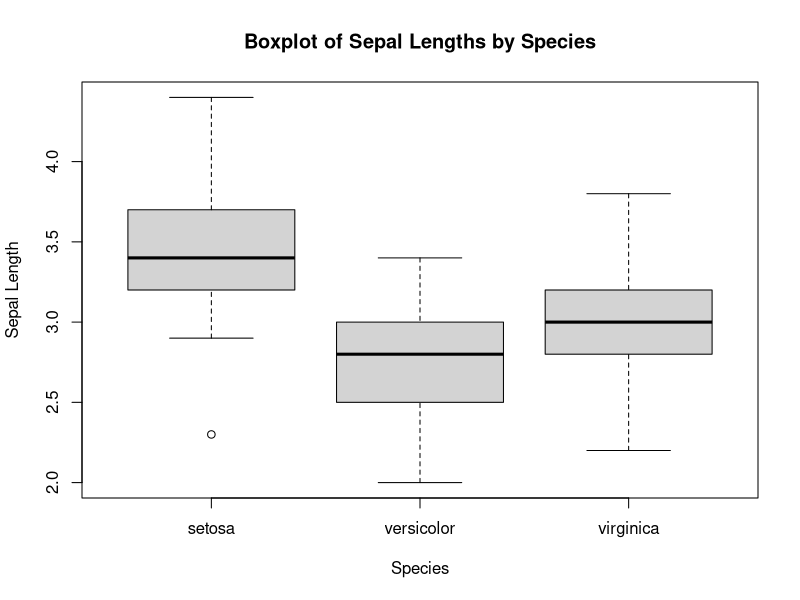
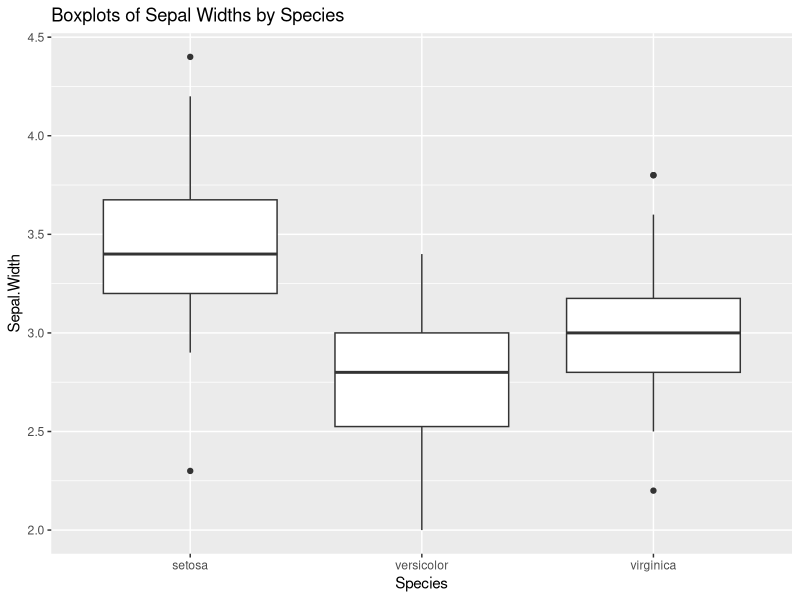
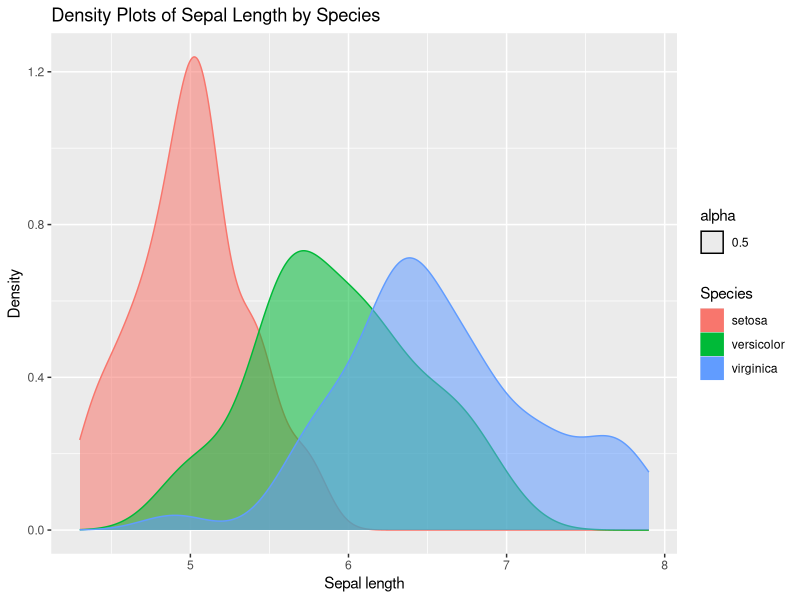
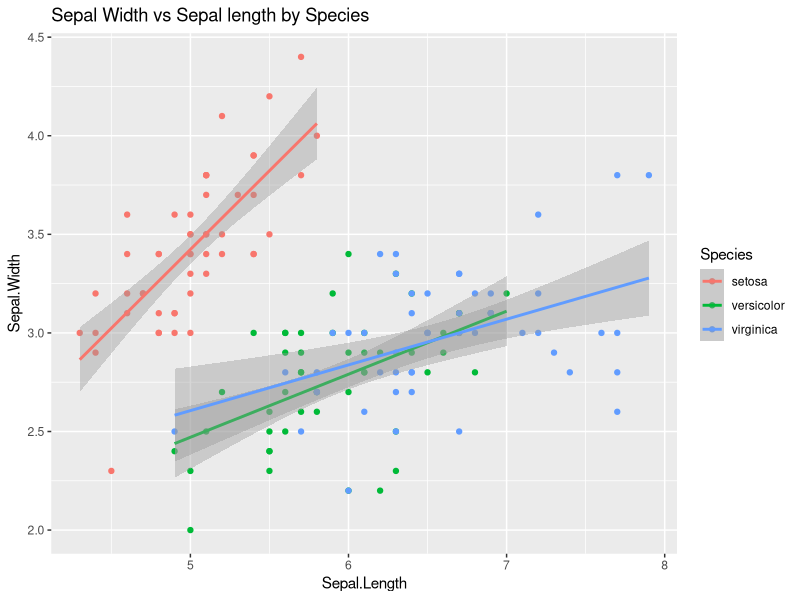
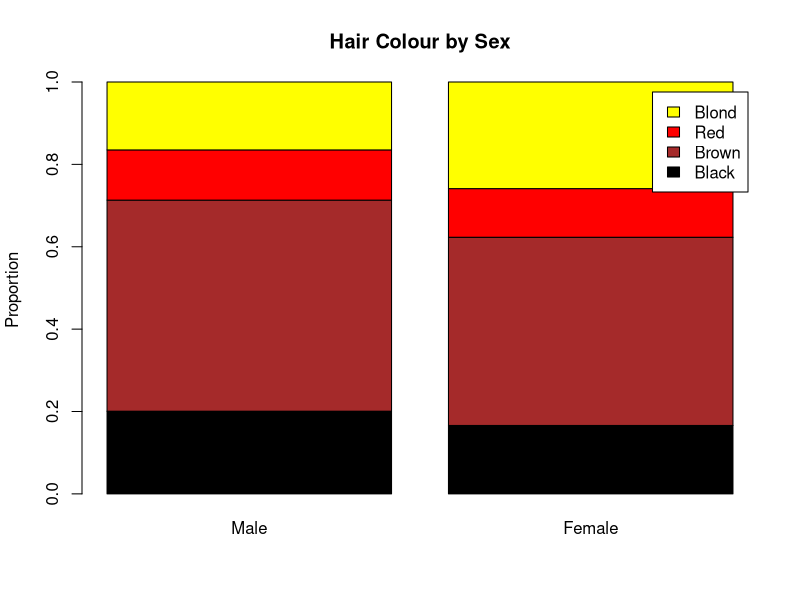
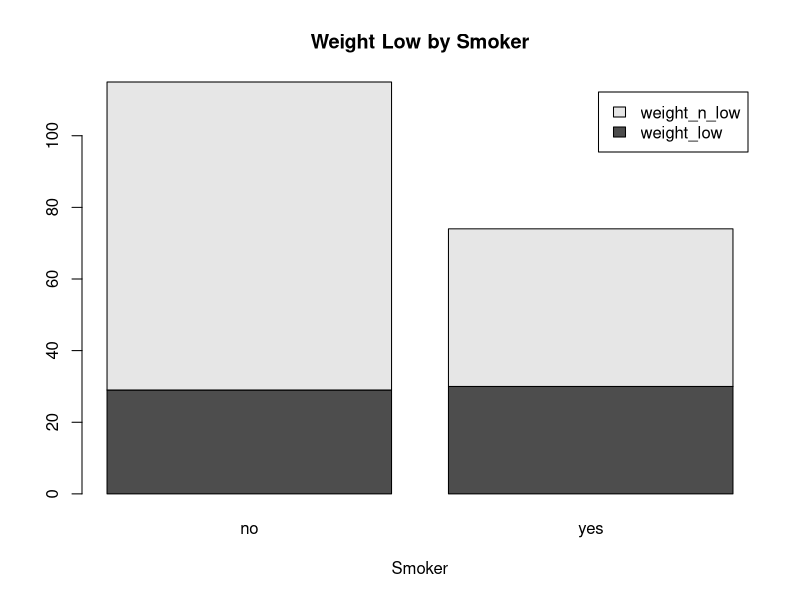
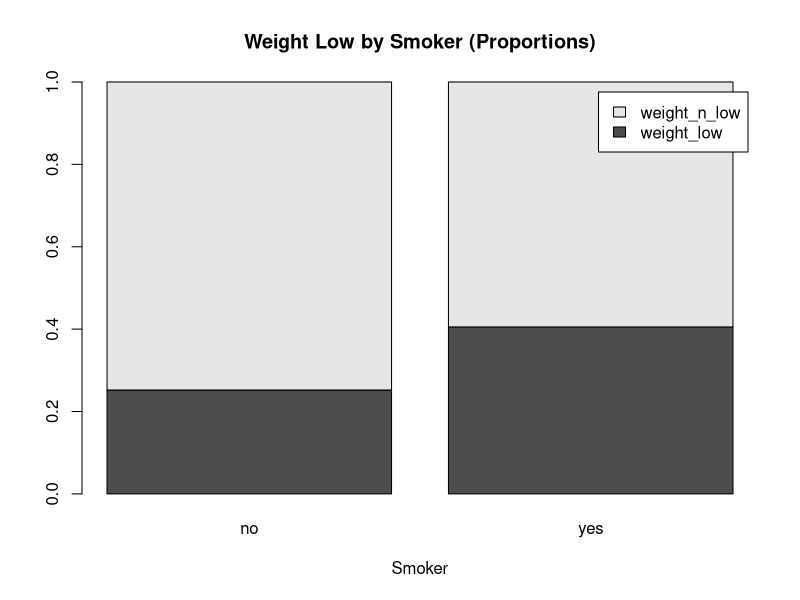

The R source for these figures, in order:
## ---- chunk 1
knitr::opts_chunk$set(echo = TRUE)
library(ggplot2)
## ---- chunk 2
set.seed(2864)
x <- rnorm(1000,1,1)

z <- x[x>3]
head(z,10)

y <- ifelse(x-1>0, x, 0)
head(y,20)
## ---- chunk 3
mat_ones <- function(n){
  
  m <- matrix(1,ncol=n,nrow=n)
  m[upper.tri(m)] <- 0
  return(apply(m, 2, rev))
  
}

mat_ones(10)


## ---- chunk 4

cumsum.v <- function(x){
  cumsum.vector <- rep(0,length(x))
  
  for (i in x){
    cumsum <- sum(x[c(1:i)])
    cumsum.vector[i] <- cumsum
  }
  return(cumsum.vector)
}

cumsum.v(c(1:5))


## ---- chunk 5
library(dplyr)

# 4a
summarise(group_by(iris,Species),'Mean' = mean(Sepal.Length))

summarise(group_by(iris,Species),'Standard Deviation' = sd(Sepal.Length))

summarise(group_by(iris,Species),'Median' = median(Sepal.Length))

# 4b

boxplot(iris$Sepal.Width~iris$Species, ylab='Sepal Length', xlab='Species',
        main='Boxplot of Sepal Lengths by Species')

# 4c

g <- ggplot(data=iris)

g + geom_boxplot(aes(x=Species,y=Sepal.Width)) + 
  ggtitle('Boxplots of Sepal Widths by Species')

# 4d

g + geom_density(aes(Sepal.Length, color=Species, fill=Species, alpha=0.5)) +
  ggtitle("Density Plots of Sepal Length by Species") +
  ylab('Density') + xlab('Sepal length')

#4e 

g + geom_point(aes(x=Sepal.Length,y=Sepal.Width, color=Species)) + 
  geom_smooth(aes(x=Sepal.Length,y=Sepal.Width, color=Species), method = 'lm') +
  ggtitle('Sepal Width vs Sepal length by Species')

## ---- chunk 6

#4f

group_by(iris[,c('Sepal.Length','Sepal.Width')],iris$Species) %>% 
  summarise(Correlation.Sepal.Length.Width=cor(Sepal.Length,Sepal.Width))

## ---- chunk 7

# 5a

prop.table(apply(HairEyeColor,1,sum))

# 5b

barplot(prop.table(apply(HairEyeColor,c('Hair','Sex'),sum),2),
        legend=TRUE, col=rev(c('yellow','red','brown','black')), 
        main='Hair Colour by Sex', ylab='Proportion')

## ---- chunk 8
# Question 6
library(MASS)

data <- birthwt

data$smoke <- ifelse(birthwt$smoke == 1, 'yes','no')
data$low <- ifelse(birthwt$low == 1, 'weight_low','weight_n_low')

sapply(data[,c('bwt','smoke','low')], summary)

## ---- chunk 9
prop.table(table(data$smoke,data$low, dnn=c('Smoker','Low Weight')),1)

## ---- chunk 10

barplot(table(data$low,data$smoke),legend=TRUE, xlab='Smoker',
        main='Weight Low by Smoker')

barplot(prop.table(table(data$low,data$smoke),2), legend=TRUE, xlab='Smoker',
        main='Weight Low by Smoker (Proportions)')



## ---- chunk 11
set.seed(2864)
x <- rnorm(20,1,1)
y <- rnorm(20,1.1,1.1)

x_bar <- mean(x)
y_bar <- mean(y)

sx <- sd(x)
sy <- sd(y)

nx <- length(x)
ny <- length(y)

s_delta <- sqrt((sx^2/nx) + (sy^2/ny))

t <- ( x_bar - y_bar ) / s_delta
t

t.test(x,y)$statistic

